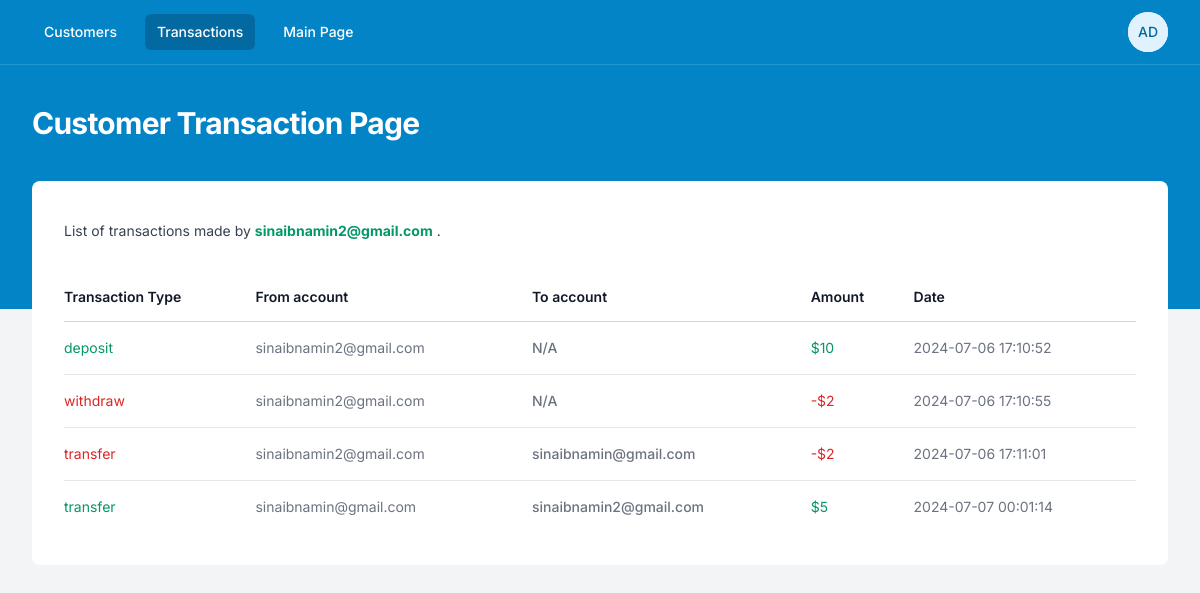
Screenshot of /assignment4/admin/customer_transactions.php?customer_email=sinaibnamin2@gmail.com (signed in) with the database file from the repository.
### tables this page shows
CREATE TABLE transactions (
    id INTEGER PRIMARY KEY AUTOINCREMENT,
    type TEXT NOT NULL,
    from_account_email TEXT NOT NULL,
    to_account_email TEXT,
    amount REAL NOT NULL,
    timestamp DATETIME NOT NULL
);

### test/module2_1/ep1/autoload.php (called while the page is built, shortened)
<?php
spl_autoload_register( function($className){
    $baseDir = 'app/classes/';
});

### assignment4/app/Controller/BaseController.php (called while the page is built, shortened)
<?php
class BaseController {
    public function __construct($db) {
        $this->db = $db;
    }
}

### assignment4/app/Controller/CustomerController.php (called while the page is built, shortened)
<?php
class CustomerController extends BaseController{
    public function customerAllTransaction($query_email = '') {
        if ($query_email !== '') {
            $customer_email = $query_email;
          } else {
            $customer_email = $_SESSION['customer_email'];
          }
        $stmt = $this->db->prepare("SELECT * FROM transactions WHERE (from_account_email = :from_account_email OR to_account_email = :to_account_email)");
        $stmt->bindValue(':from_account_email', $customer_email, SQLITE3_TEXT);
        $stmt->bindValue(':to_account_email', $customer_email, SQLITE3_TEXT);
        $result = $stmt->execute();
        $transactions = [];
        while ($row = $result->fetchArray(SQLITE3_ASSOC)) {
            if($row['type'] == 'deposit'){
                $row['color'] = 'green';
                $row['currency_sign'] = '$';
            }
            if($row['type'] == 'withdraw'){
                $row['color'] = 'red';
                $row['currency_sign'] = '-$';
            }
            if($row['type'] == 'transfer' && $row['from_account_email'] == $customer_email){
                $row['color'] = 'red';
                $row['currency_sign'] = '-$';
            }
            if($row['type'] == 'transfer' && $row['to_account_email'] == $customer_email){
                $row['color'] = 'green';
                $row['currency_sign'] = '$';
            }
            $transactions[] = $row;
        }
        return $transactions;
    }
}
?>

### assignment4/admin/customer_transactions.php (the view, shortened to what this page needs)
<?php
$customer_query_email = $_GET['customer_email'];
include 'header.php';
$customer = new CustomerController($db);
?>
  <div class="px-4 sm:px-6 lg:px-8">
    <div class="sm:flex sm:items-center">
      <div class="sm:flex-auto">
        <p class="mt-2 text-sm text-gray-700">
          List of transactions made by <b class="text-emerald-600"><?= $customer_query_email ?></b> .
        </p>
      </div>
    </div>
    <div class="mt-8 flow-root">
      <div class="-mx-4 -my-2 overflow-x-auto sm:-mx-6 lg:-mx-8">
        <div
          class="inline-block min-w-full py-2 align-middle sm:px-6 lg:px-8">
          <table class="min-w-full divide-y divide-gray-300">
            <thead>
              <tr>
                <th
                  scope="col"
                  class="whitespace-nowrap py-3.5 pl-4 pr-3 text-left text-sm font-semibold text-gray-900 sm:pl-0">
                  Transaction Type
                </th>
                <th
                  scope="col"
                  class="whitespace-nowrap py-3.5 pl-4 pr-3 text-left text-sm font-semibold text-gray-900 sm:pl-0">
                  From account
                </th>
                <th
                  scope="col"
                  class="whitespace-nowrap px-2 py-3.5 text-left text-sm font-semibold text-gray-900">
                  To account
                </th>
                <th
                  scope="col"
                  class="whitespace-nowrap px-2 py-3.5 text-left text-sm font-semibold text-gray-900">
                  Amount
                </th>
                <th
                  scope="col"
                  class="whitespace-nowrap px-2 py-3.5 text-left text-sm font-semibold text-gray-900">
                  Date
                </th>
              </tr>
            </thead>
            <?php
            $red_class = "text-red-600";
            $green_class = "text-emerald-600";
            ?>
            <tbody class="divide-y divide-gray-200 bg-white">
              <?php foreach($customer->customerAllTransaction($customer_query_email) as $transaction): ?>
              <tr>
                <td
                  class="whitespace-nowrap py-4 pl-4 pr-3 text-sm sm:pl-0 <?= $transaction['color'] == 'red' ? $red_class : $green_class; ?>">
                  <?= $transaction['type']; ?>
                </td>
                <td
                  class="whitespace-nowrap py-4 pl-4 pr-3 text-sm text-gray-500 sm:pl-0">
                  <?= $transaction['from_account_email']; ?>
                </td>
                <td
                  class="whitespace-nowrap px-2 py-4 text-sm font-medium text-gray-500">
                  <?= $transaction['to_account_email'] ?? 'N/A'; ?>
                </td>
                <td
                  class="whitespace-nowrap px-2 py-4 text-sm <?= $transaction['color'] == 'red' ? $red_class : $green_class; ?>">
                  <?= $transaction['currency_sign'] . $transaction['amount']; ?>
                </td>
                <td
                  class="whitespace-nowrap px-2 py-4 text-sm text-gray-500">
                  <?= $transaction['timestamp']; ?>
                </td>
              </tr>
              <?php endforeach; ?>
            </tbody>
          </table>
        </div>
      </div>
    </div>
  </div>
<?php
include 'footer.php';
?>

### assignment4/admin/header.php (style rules this page uses)
* { font-family: 'Inter', system-ui, -apple-system, BlinkMacSystemFont, 'Segoe UI', Roboto, Oxygen, Ubuntu, Cantarell, 'Open Sans', 'Helvetica Neue', sans-serif; }

### rows the page displays
transactions: type "deposit", from_account_email "sinaibnamin2@gmail.com", to_account_email "N/A", currency_sign "$", amount "10", timestamp "2024-07-06 17:10:52"
transactions: type "withdraw", from_account_email "sinaibnamin2@gmail.com", to_account_email "N/A", currency_sign "-$", amount "2", timestamp "2024-07-06 17:10:55"
transactions: type "transfer", from_account_email "sinaibnamin2@gmail.com", to_account_email "sinaibnamin@gmail.com", currency_sign "-$", amount "2", timestamp "2024-07-06 17:11:01"
transactions: type "transfer", from_account_email "sinaibnamin@gmail.com", to_account_email "sinaibnamin2@gmail.com", currency_sign "$", amount "5", timestamp "2024-07-07 00:01:14"

### other values shown
$page_title "Customer Transaction Page"
$customer_query_email "sinaibnamin2@gmail.com"
